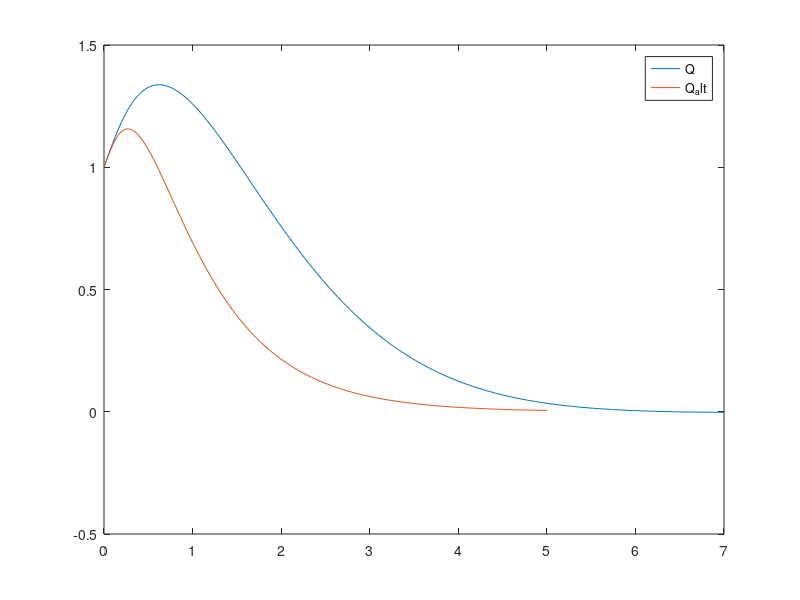
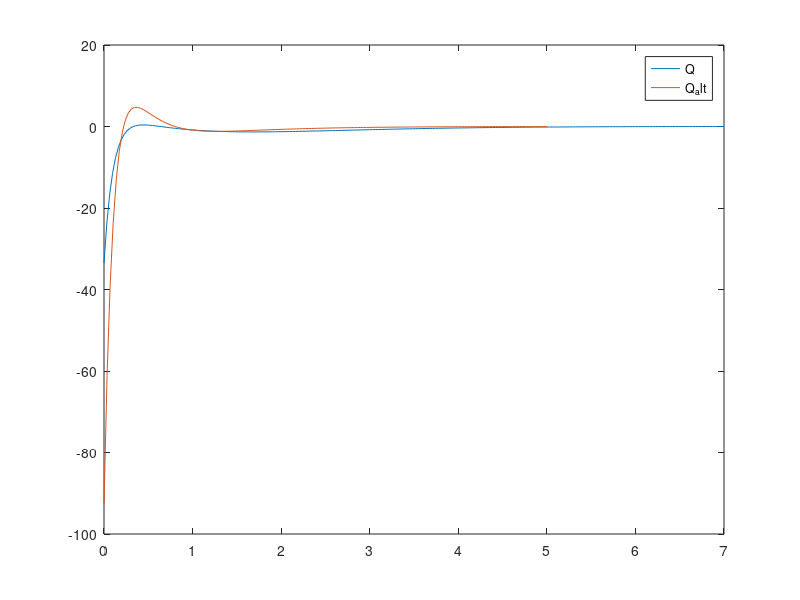

MATLAB code for these plots, in order:
%define OL system
A=[0 1 0; 0 0 1; -0.4 -4.2 -2.1];
B=[0;0;1];
C=[1 0 0];
D=0;
E_OL=eig(A);

%define Q and R
Q=[1 0 0;0 1 0;0 0 1]; 
Q_alt=[15 0 0;0 11 0;0 0 1]; 
R=0.01;
R2=0.1;
R3=1;

%LQR control
[K, S, E_cl] = lqr(A,B,Q,R);
[K2, S2, E_cl2] = lqr(A,B,Q,R2);
[K3, S3, E_cl3] = lqr(A,B,Q,R3);
[K_alt, S_alt, E_cl_alt] = lqr(A,B,Q_alt,R);
sys_cl = ss(A-B*K,B,C,D);
sys_cl2 = ss(A-B*K2,B,C,D);
sys_cl3 = ss(A-B*K3,B,C,D);
sys_cl_alt = ss(A-B*K_alt,B,C,D);
%initial values and plot the unforced response
x0=[1;1;1];
[y,t,x] = initial(sys_cl, x0);
[y2,t2,x2] = initial(sys_cl2, x0);
[y3,t3,x3] = initial(sys_cl3, x0);
[y_alt,t_alt,x_alt] = initial(sys_cl_alt, x0);
%plot(t,y(:,1),t2,y2(:,1),t3,y3(:,1));
%legend('R','R2','R3')
plot(t,y(:,1),t_alt,y_alt(:,1));
legend('Q','Q_alt');
figure;
%plot U matrix: u = -Kx
u = (-K*x')';
u_alt= (-K_alt*x_alt')';
plot(t,u(:,1),t_alt,u_alt(:,1));
legend('Q','Q_alt');
